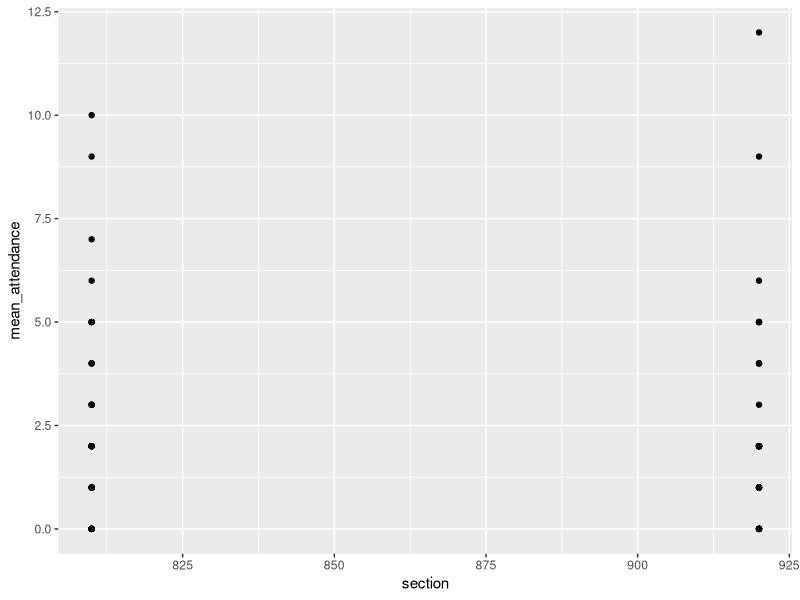

This figure's R source: (Note: this script raises an error after producing the figure.)
## ---- chunk 1
library(tidyverse)
library(here)
attendance_full <- read_csv(here("data/attendance_113.csv"))
attendance_full
## ---- chunk 2
attendance_q1 <- attendance_full |> group_by(section) |> 
  pivot_longer(cols = c(3:40), names_to = "class", values_to = "attendance") |>
  mutate(attendance_chr = case_when(attendance == "x" ~ "1",
                                     attendance = is.na(attendance) ~ "0")) |>
  mutate(attendance_dbl = as.double(attendance_chr)) |>
  ungroup() |>
  group_by(section, class) |>
  summarise(mean_attendance = sum(attendance_dbl))

attendance_q1.2 <- attendance_q1 |> ungroup() |> group_by(section) |>
  summarise(mean_section = mean(mean_attendance))

ggplot(data = attendance_q1, aes(x = section, y = mean_attendance)) +
  geom_point()
  geom_point(data = attendance_q1.2, aes(x = section, y = mean_section),
             colour = "purple", shape = 8) +
  scale_x_continuous(breaks = c(810, 920)) +
## ---- chunk 3
attendance_full |> group_by(section) |> 
  pivot_longer(cols = c(3:40), names_to = "class", values_to = "attendance") |>
  mutate(attendance_chr = case_when(attendance == "x" ~ "1",
                                     attendance = is.na(attendance) ~ "0")) |>
  mutate(attendance_dbl = as.double(attendance_chr)) |>
  ungroup() |>
  group_by(section, class) |>
  summarise(mean_attendance = sum(attendance_dbl)) |>
  filter(mean_attendance == max(mean_attendance))
